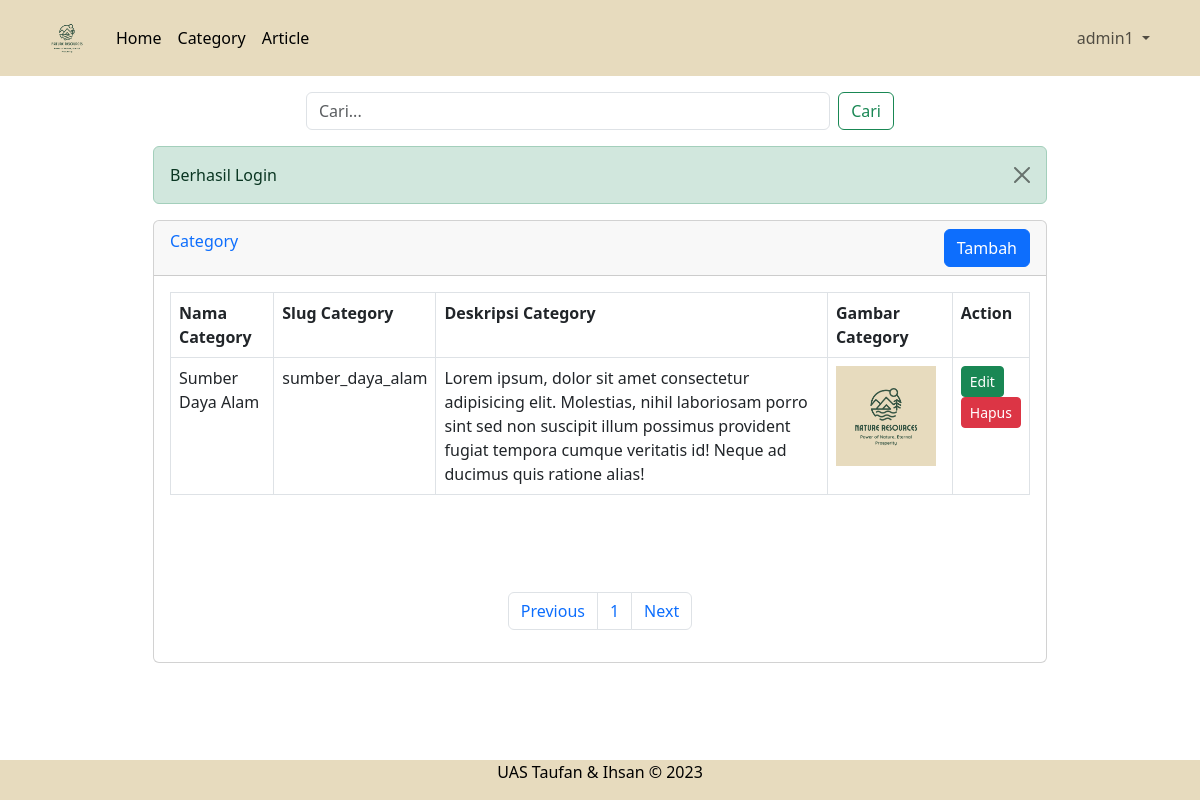
The app's page /halaman_admin/template_admin.php?halaman=index_category (signed in) with its own data.
### tables this page shows
CREATE TABLE `category` (
  `category_id` int NOT NULL,
  `judul_category` varchar(255) NOT NULL,
  `slug_category` varchar(255) NOT NULL,
  `deskripsi_category` text NOT NULL,
  `gambar_category` varchar(255) NOT NULL
);

### halaman_admin/index_category.php (the view, shortened to what this page needs)
<div class="col py-3">
    <div class="row justify-content-center">
        <div class="col-md-6 mb-3">
            <form class="d-flex" action="#" method="GET">
                <input class="form-control me-2" type="text" name="cari" placeholder="Cari...">
                <button class="btn btn-outline-success" type="submit">Cari</button>
            </form>
        </div>
        <div class="col-md-9">
        <?php
            if (isset($_SESSION['sukses'])) :
        ?>
        <div class="alert alert-success alert-dismissible fade show" role="alert">
            <?php echo $_SESSION['sukses']?>
            <button type="button" class="btn-close" onclick="<?php unset($_SESSION['sukses']) ?>" data-bs-dismiss="alert" aria-label="Close"></button>
        </div>
        <?php
            endif;
        ?>
            <div class="card">
                <div class="card-header">
                    <div class="d-flex">
                        <div class="card-title text-primary">Category</div>
                        <div class="ms-auto">
                            <a href="template_admin.php?halaman=create_category" class="btn btn-primary">Tambah</a>
                        </div>
                    </div>
                </div>
                <div class="card-body">
                <div class="table-wrapper-scroll-y my-custom-scrollbar">
                    <table class="table table-bordered">
                        <tr>
                            <th>Nama Category</th>
                            <th>Slug Category</th>
                            <th>Deskripsi Category</th>
                            <th>Gambar Category</th>
                            <th>Action</th>
                        </tr>
                        <?php
                            require '../koneksi.php';
                            $batas = 5;
                            $halaman = isset($_GET['page'])?(int)$_GET['page'] : 1;
                            $halaman_awal = ($halaman>1) ? ($halaman * $batas) - $batas : 0;
                            $previous = $halaman - 1;
                            $next = $halaman + 1;
                            $data = mysqli_query($conn,"SELECT * FROM category");
                            $jumlah_data = mysqli_num_rows($data);
                            $total_halaman = ceil($jumlah_data / $batas);
                            if (isset($_GET['cari'])) {
                                $cari = $_GET['cari'];
                                $sql = mysqli_query($conn,"SELECT * FROM category WHERE judul_category OR slug_category LIKE '%".$cari."%' limit $halaman_awal, $batas");
                            }else{
                                $sql = mysqli_query($conn,"SELECT * FROM category limit $halaman_awal, $batas");
                            }
                            while ($row = mysqli_fetch_assoc($sql)) :
                        ?>
                            <tr>
                                <td><?php echo $row['judul_category'] ?></td>
                                <td><?php echo $row['slug_category'] ?></td>
                                <td><?php echo $row['deskripsi_category'] ?></td>
                                <td><img src="../halaman_admin/gambar_category/<?php echo $row['gambar_category'] ?>" style="width: 100px;"></td>
                                <td>
                                    <a href="template_admin.php?halaman=edit_category&id=<?php echo $row['category_id'] ?>" class="btn btn-sm btn-success">Edit</a>
                                    <form action="#" method="post">
                                        <button type="submit" class="btn btn-sm btn-danger" name="hapus" onclick="return confirm('Apakah anda yakin akan menghapus data ini?')">Hapus</button>
                                    </form>
                                </td>
                            </tr>
                        <?php
                            endwhile;
                        ?>
                    </table>
                </div>
                    <nav>
                        <ul class="pagination justify-content-center">
                            <li class="page-item">
                                <a class="page-link" <?php if($halaman > 1){ echo "href='?halaman=index_category&page=$previous'"; } ?>>Previous</a>
                            </li>
                            <?php
                            for($x=1;$x<=$total_halaman;$x++){
                                ?>
                                <li class="page-item"><a class="page-link" href="?halaman=index_category&page=<?php echo $x ?>"><?php echo $x; ?></a></li>
                                <?php
                            }
                            ?>
                            <li class="page-item">
                                <a  class="page-link" <?php if($halaman < $total_halaman) { echo "href='?halaman=index_category&page=$next'"; } ?>>Next</a>
                            </li>
                        </ul>
                    </nav>
                </div>
            </div>
        </div>
    </div>
</div>

### halaman_admin/index_category.php (style rules this page uses)
.my-custom-scrollbar { position: relative; height: 300px; overflow: auto; }
.table-wrapper-scroll-y { display: block; }

### records on screen
category: judul_category "Sumber Daya Alam", slug_category "sumber_daya_alam", deskripsi_category "Lorem ipsum, dolor sit amet consectetur adipisicing elit. Molestias, nihil laboriosam porro sint sed non suscipit illum possimus provident fugiat tempora cumque veritatis id! Neque ad ducimus quis ratione alias!", gambar_category (picture)

### other values on screen
$_SESSION['nama'] "admin1"
$_SESSION['sukses'] "Berhasil Login"
